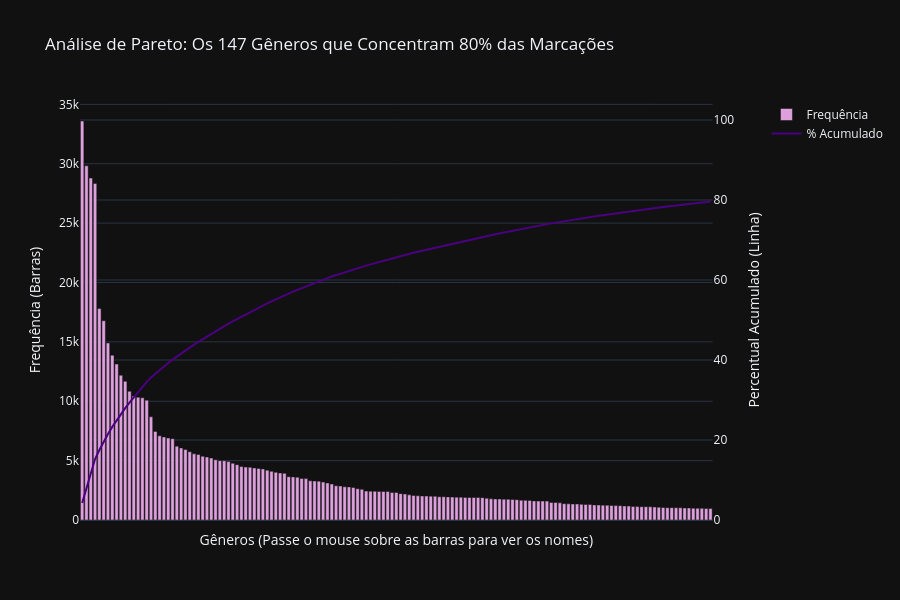

Notebook cell for this chart:
### Markdown cell above
### 2.1 Análise de Pareto dos Gêneros
A Análise de Pareto (regra 80/20) é aplicada aqui para justificar a necessidade de agrupar os gêneros. Mostraremos que uma pequena parcela dos gêneros concentra a maior parte das marcações do dataset.

### Code cell
# Calcular a distribuição acumulada de frequências
genre_counts = df_exp['genre_single'].value_counts().reset_index()
genre_counts.columns = ['genre', 'count']
genre_counts['cumulative_sum'] = genre_counts['count'].cumsum()
genre_counts['cumulative_pct'] = (genre_counts['cumulative_sum'] / genre_counts['count'].sum()) * 100

# Calcular quantos gêneros cobrem 80% do catálogo
pareto_80 = genre_counts[genre_counts['cumulative_pct'] <= 80]
num_genres_80 = len(pareto_80)
pct_genres_80 = (num_genres_80 / len(genre_counts)) * 100

print(f"Total de Gêneros Únicos: {len(genre_counts)}")
print(f"Número de Gêneros que cobrem 80% das marcações: {num_genres_80} ({pct_genres_80:.2f}%)")

# Plotar Gráfico de Pareto (Top 147 Gêneros que representam 80% das marcações)
top_genres = genre_counts.head(147)

fig_pareto = make_subplots(specs=[[{"secondary_y": True}]])

fig_pareto.add_trace(
    go.Bar(
        x=top_genres['genre'],
        y=top_genres['count'],
        name="Frequência",
        marker_color='plum'
    ),
    secondary_y=False
)

fig_pareto.add_trace(
    go.Scatter(
        x=top_genres['genre'],
        y=top_genres['cumulative_pct'],
        name="% Acumulado",
        mode='lines',
        marker_color='indigo'
    ),
    secondary_y=True
)

fig_pareto.update_layout(
    title_text="Análise de Pareto: Os 147 Gêneros que Concentram 80% das Marcações",
    template="plotly_dark",
    height=600,
    showlegend=True
)

fig_pareto.update_xaxes(title_text="Gêneros (Passe o mouse sobre as barras para ver os nomes)", showticklabels=False)
fig_pareto.update_yaxes(title_text="Frequência (Barras)", secondary_y=False)
fig_pareto.update_yaxes(title_text="Percentual Acumulado (Linha)", secondary_y=True, range=[0, 105])

fig_pareto.show()

### Figure 1 — Plotly figure (JSON) as saved in the notebook; plotly's stock layout.template omitted (floating-point values rounded to 4 significant figures; data arrays with more than 128 entries replaced by an {"elided": "..."} marker saying what was removed)
{"data": [{"marker": {"color": "plum"}, "name": "Frequência", "x": {"elided": "147 str values"}, "y": {"elided": "147 int values"}, "type": "bar", "xaxis": "x", "yaxis": "y"}, {"marker": {"color": "indigo"}, "mode": "lines", "name": "% Acumulado", "x": {"elided": "147 str values"}, "y": {"elided": "147 float values"}, "type": "scatter", "xaxis": "x", "yaxis": "y2"}], "layout": {"xaxis": {"anchor": "y", "domain": [0.0, 0.94], "title": {"text": "Gêneros (Passe o mouse sobre as barras para ver os nomes)"}, "showticklabels": false}, "yaxis": {"anchor": "x", "domain": [0.0, 1.0], "title": {"text": "Frequência (Barras)"}}, "yaxis2": {"anchor": "x", "overlaying": "y", "side": "right", "title": {"text": "Percentual Acumulado (Linha)"}, "range": [0, 105]}, "title": {"text": "Análise de Pareto: Os 147 Gêneros que Concentram 80% das Marcações"}, "height": 600, "showlegend": true}}
